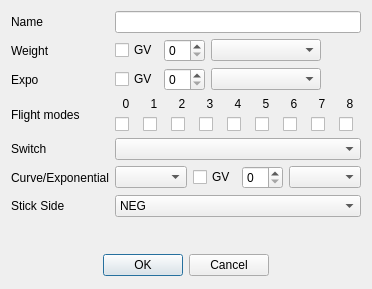
<?xml version="1.0" encoding="UTF-8"?>
<ui version="4.0">
 <class>ExpoDialog</class>
 <widget class="QDialog" name="ExpoDialog">
  <property name="geometry">
   <rect>
    <x>0</x>
    <y>0</y>
    <width>370</width>
    <height>289</height>
   </rect>
  </property>
  <property name="sizePolicy">
   <sizepolicy hsizetype="Preferred" vsizetype="MinimumExpanding">
    <horstretch>0</horstretch>
    <verstretch>0</verstretch>
   </sizepolicy>
  </property>
  <property name="minimumSize">
   <size>
    <width>0</width>
    <height>0</height>
   </size>
  </property>
  <property name="windowTitle">
   <string/>
  </property>
  <property name="windowIcon">
   <iconset resource="companion9x.qrc">
    <normaloff>:/icon.png</normaloff>:/icon.png</iconset>
  </property>
  <layout class="QGridLayout" name="gridLayout">
   <item row="0" column="0">
    <widget class="QLabel" name="label_name">
     <property name="text">
      <string>Name</string>
     </property>
    </widget>
   </item>
   <item row="0" column="1">
    <widget class="QLineEdit" name="expoName">
     <property name="maxLength">
      <number>6</number>
     </property>
    </widget>
   </item>
   <item row="1" column="0">
    <widget class="QLabel" name="label_3">
     <property name="text">
      <string>Weight</string>
     </property>
    </widget>
   </item>
   <item row="1" column="1">
    <layout class="QHBoxLayout" name="horizontalLayout_2" stretch="0,0,1,0">
     <item>
      <widget class="QCheckBox" name="weightGV">
       <property name="text">
        <string>GV</string>
       </property>
      </widget>
     </item>
     <item>
      <widget class="QSpinBox" name="weightSB"/>
     </item>
     <item>
      <widget class="QComboBox" name="weightCB">
       <property name="whatsThis">
        <string>Phase used by the expo.</string>
       </property>
      </widget>
     </item>
     <item>
      <spacer name="horizontalSpacer">
       <property name="orientation">
        <enum>Qt::Horizontal</enum>
       </property>
       <property name="sizeHint" stdset="0">
        <size>
         <width>40</width>
         <height>20</height>
        </size>
       </property>
      </spacer>
     </item>
    </layout>
   </item>
   <item row="2" column="0">
    <widget class="QLabel" name="label_expo">
     <property name="text">
      <string>Expo</string>
     </property>
    </widget>
   </item>
   <item row="2" column="1">
    <layout class="QHBoxLayout" name="horizontalLayout_3" stretch="0,0,1,0">
     <item>
      <widget class="QCheckBox" name="expoGV">
       <property name="text">
        <string>GV</string>
       </property>
      </widget>
     </item>
     <item>
      <widget class="QSpinBox" name="expoSB"/>
     </item>
     <item>
      <widget class="QComboBox" name="expoCB">
       <property name="whatsThis">
        <string>Phase used by the expo.</string>
       </property>
      </widget>
     </item>
     <item>
      <spacer name="horizontalSpacer_2">
       <property name="orientation">
        <enum>Qt::Horizontal</enum>
       </property>
       <property name="sizeHint" stdset="0">
        <size>
         <width>40</width>
         <height>0</height>
        </size>
       </property>
      </spacer>
     </item>
    </layout>
   </item>
   <item row="3" column="0">
    <widget class="QLabel" name="label_phases">
     <property name="text">
      <string>Flight modes</string>
     </property>
    </widget>
   </item>
   <item row="3" column="1">
    <layout class="QGridLayout" name="gridLayout_4">
     <item row="0" column="0">
      <widget class="QLabel" name="lb_FP0">
       <property name="text">
        <string>0</string>
       </property>
       <property name="alignment">
        <set>Qt::AlignCenter</set>
       </property>
      </widget>
     </item>
     <item row="0" column="1">
      <widget class="QLabel" name="lb_FP1">
       <property name="text">
        <string>1</string>
       </property>
       <property name="alignment">
        <set>Qt::AlignCenter</set>
       </property>
      </widget>
     </item>
     <item row="0" column="2">
      <widget class="QLabel" name="lb_FP2">
       <property name="text">
        <string>2</string>
       </property>
       <property name="alignment">
        <set>Qt::AlignCenter</set>
       </property>
      </widget>
     </item>
     <item row="0" column="3">
      <widget class="QLabel" name="lb_FP3">
       <property name="text">
        <string>3</string>
       </property>
       <property name="alignment">
        <set>Qt::AlignCenter</set>
       </property>
      </widget>
     </item>
     <item row="0" column="4">
      <widget class="QLabel" name="lb_FP4">
       <property name="text">
        <string>4</string>
       </property>
       <property name="alignment">
        <set>Qt::AlignCenter</set>
       </property>
      </widget>
     </item>
     <item row="0" column="5">
      <widget class="QLabel" name="lb_FP5">
       <property name="text">
        <string>5</string>
       </property>
       <property name="alignment">
        <set>Qt::AlignCenter</set>
       </property>
      </widget>
     </item>
     <item row="0" column="6">
      <widget class="QLabel" name="lb_FP6">
       <property name="text">
        <string>6</string>
       </property>
       <property name="alignment">
        <set>Qt::AlignCenter</set>
       </property>
      </widget>
     </item>
     <item row="0" column="7">
      <widget class="QLabel" name="lb_FP7">
       <property name="text">
        <string>7</string>
       </property>
       <property name="alignment">
        <set>Qt::AlignCenter</set>
       </property>
      </widget>
     </item>
     <item row="0" column="8">
      <widget class="QLabel" name="lb_FP8">
       <property name="text">
        <string>8</string>
       </property>
       <property name="alignment">
        <set>Qt::AlignCenter</set>
       </property>
      </widget>
     </item>
     <item row="1" column="0">
      <widget class="QCheckBox" name="cb_FP0">
       <property name="text">
        <string/>
       </property>
      </widget>
     </item>
     <item row="1" column="1">
      <widget class="QCheckBox" name="cb_FP1">
       <property name="text">
        <string/>
       </property>
      </widget>
     </item>
     <item row="1" column="2">
      <widget class="QCheckBox" name="cb_FP2">
       <property name="text">
        <string/>
       </property>
      </widget>
     </item>
     <item row="1" column="3">
      <widget class="QCheckBox" name="cb_FP3">
       <property name="text">
        <string/>
       </property>
      </widget>
     </item>
     <item row="1" column="4">
      <widget class="QCheckBox" name="cb_FP4">
       <property name="text">
        <string/>
       </property>
      </widget>
     </item>
     <item row="1" column="5">
      <widget class="QCheckBox" name="cb_FP5">
       <property name="text">
        <string/>
       </property>
      </widget>
     </item>
     <item row="1" column="6">
      <widget class="QCheckBox" name="cb_FP6">
       <property name="text">
        <string/>
       </property>
      </widget>
     </item>
     <item row="1" column="7">
      <widget class="QCheckBox" name="cb_FP7">
       <property name="text">
        <string/>
       </property>
      </widget>
     </item>
     <item row="1" column="8">
      <widget class="QCheckBox" name="cb_FP8">
       <property name="text">
        <string/>
       </property>
      </widget>
     </item>
    </layout>
   </item>
   <item row="4" column="0">
    <widget class="QLabel" name="label_7">
     <property name="text">
      <string>Switch</string>
     </property>
    </widget>
   </item>
   <item row="4" column="1">
    <widget class="QComboBox" name="switchesCB">
     <property name="whatsThis">
      <string>Switch used by the expo.
If blank then the expo is considered to be &quot;ON&quot; all the time.</string>
     </property>
    </widget>
   </item>
   <item row="5" column="0">
    <widget class="QLabel" name="label_curves">
     <property name="text">
      <string>Curve/Exponential</string>
     </property>
    </widget>
   </item>
   <item row="5" column="1">
    <layout class="QHBoxLayout" name="horizontalLayout" stretch="1,0,0,1">
     <item>
      <widget class="QComboBox" name="curvesCB">
       <property name="toolTip">
        <string/>
       </property>
       <property name="whatsThis">
        <string>The curve used by the expo</string>
       </property>
      </widget>
     </item>
     <item>
      <widget class="QCheckBox" name="expoCurveGV">
       <property name="text">
        <string>GV</string>
       </property>
      </widget>
     </item>
     <item>
      <widget class="QSpinBox" name="expoCurveSB"/>
     </item>
     <item>
      <widget class="QComboBox" name="expoCurveCB">
       <property name="whatsThis">
        <string/>
       </property>
      </widget>
     </item>
    </layout>
   </item>
   <item row="6" column="0">
    <widget class="QLabel" name="label_9">
     <property name="text">
      <string>Stick Side</string>
     </property>
    </widget>
   </item>
   <item row="6" column="1">
    <widget class="QComboBox" name="modeCB">
     <item>
      <property name="text">
       <string>NEG</string>
      </property>
     </item>
     <item>
      <property name="text">
       <string>POS</string>
      </property>
     </item>
     <item>
      <property name="text">
       <string>ALL</string>
      </property>
     </item>
    </widget>
   </item>
   <item row="8" column="0" colspan="2">
    <widget class="QDialogButtonBox" name="buttonBox">
     <property name="minimumSize">
      <size>
       <width>0</width>
       <height>25</height>
      </size>
     </property>
     <property name="orientation">
      <enum>Qt::Horizontal</enum>
     </property>
     <property name="standardButtons">
      <set>QDialogButtonBox::Cancel|QDialogButtonBox::Ok</set>
     </property>
     <property name="centerButtons">
      <bool>true</bool>
     </property>
    </widget>
   </item>
   <item row="7" column="0" colspan="2">
    <spacer name="verticalSpacer">
     <property name="orientation">
      <enum>Qt::Vertical</enum>
     </property>
     <property name="sizeHint" stdset="0">
      <size>
       <width>20</width>
       <height>40</height>
      </size>
     </property>
    </spacer>
   </item>
  </layout>
 </widget>
 <resources>
  <include location="companion9x.qrc"/>
 </resources>
 <connections>
  <connection>
   <sender>buttonBox</sender>
   <signal>accepted()</signal>
   <receiver>ExpoDialog</receiver>
   <slot>accept()</slot>
   <hints>
    <hint type="sourcelabel">
     <x>199</x>
     <y>354</y>
    </hint>
    <hint type="destinationlabel">
     <x>157</x>
     <y>274</y>
    </hint>
   </hints>
  </connection>
  <connection>
   <sender>buttonBox</sender>
   <signal>rejected()</signal>
   <receiver>ExpoDialog</receiver>
   <slot>reject()</slot>
   <hints>
    <hint type="sourcelabel">
     <x>199</x>
     <y>360</y>
    </hint>
    <hint type="destinationlabel">
     <x>208</x>
     <y>274</y>
    </hint>
   </hints>
  </connection>
 </connections>
</ui>
